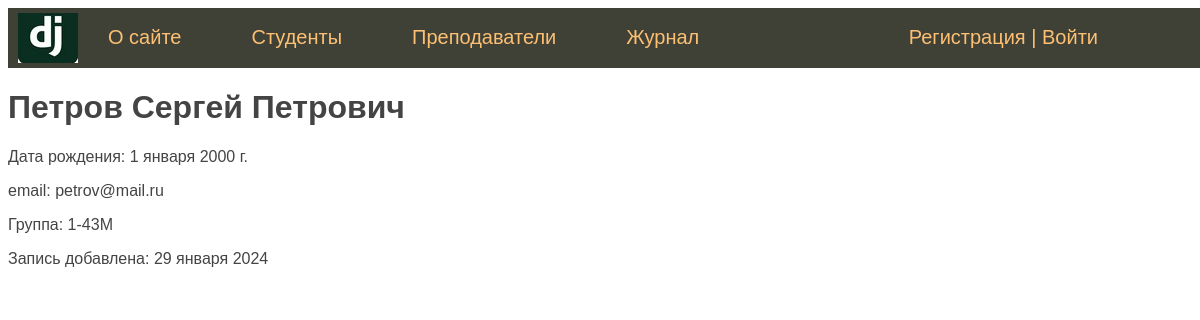
/student/petrov/, run on an earlier commit of the app's database.
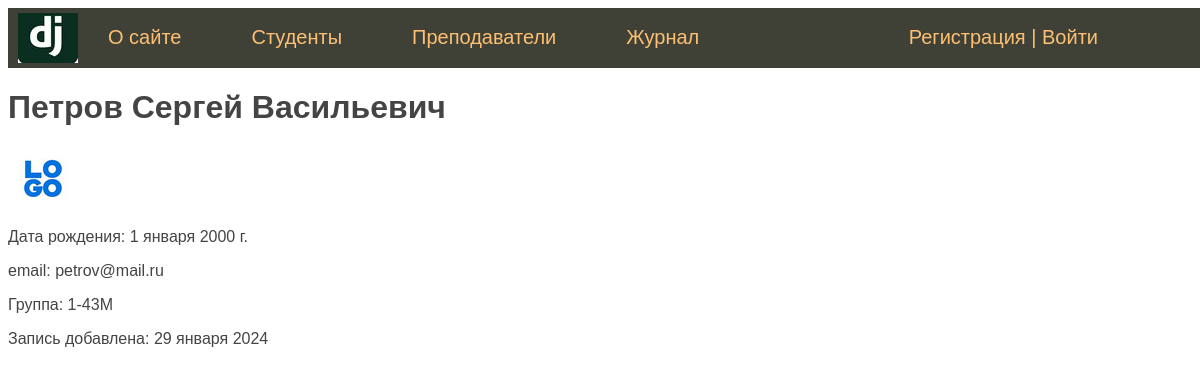
And on a later commit of the database.
### students/models.py (models this page shows, shortened)
class Student(models.Model):
    first_name = models.CharField(verbose_name='Имя', max_length=50)
    last_name = models.CharField(verbose_name='Фамилия', max_length=50)
    middle_name = models.CharField(verbose_name='Отчество', max_length=50)
    email = models.EmailField(verbose_name='e-mail', blank=True)
    birth_date = models.DateField(verbose_name='Дата рождения', default=date(2000, 1, 1))
    created_at = models.DateTimeField(verbose_name='Дата создания', auto_now_add=True)
    updated_at = models.DateTimeField(verbose_name='Дата изменения', auto_now=True)
    is_study = models.BooleanField(verbose_name='Учится', default=True)
    photo = models.ImageField(verbose_name='Фото', upload_to="photos/%Y/%m/%d")
    group = models.ForeignKey('Group', on_delete=models.CASCADE, verbose_name='Группа', related_name='get_students')
    slug = models.SlugField(verbose_name='URL', max_length=255, unique=True, db_index=True)
    user = models.ForeignKey(User, verbose_name='Пользователь', on_delete=models.CASCADE)
    objects = models.Manager()
    class Meta:
        verbose_name = 'Студент'
        verbose_name_plural = 'Студенты'
        ordering = ['last_name', 'first_name']

class Group(models.Model):
    name = models.CharField(verbose_name='Группа', max_length=5)
    course = models.CharField(verbose_name='Курс', max_length=2)
    enrollment_year = models.IntegerField(verbose_name='Год зачисления')
    objects = models.Manager()
    def __str__(self):
        return f'{self.course}-{self.name}'
    class Meta:
        verbose_name = 'Группа'
        verbose_name_plural = 'Группы'

### students/views.py (the view)
# urls.py: path('student/<slug:stud_slug>/', ShowStudent.as_view(), name='student'),
class ShowStudent(DataMixin, DetailView):
    model = Student
    template_name = 'students/student.html'
    slug_url_kwarg = 'stud_slug'
    context_object_name = 'st'
    def get_context_data(self, *, object_list=None, **kwargs):
        context = super().get_context_data(**kwargs)
        auth = self.request.user.is_authenticated
        c_def = self.get_user_context(title='Главная страница', auth=auth)
        return {**context, **c_def}

### students/utils.py (called while the page is built)
    def get_user_context(self, **kwargs):
        context = kwargs
        context['menu'] = menu
        return context

### students/templates/students/student.html (shortened to what this page needs)
{% extends 'students/base.html' %}
{% block content %}
<h1>{{ st.last_name }} {{ st.first_name }} {{ st.middle_name }}</h1>
{% if st.photo %}
    <p><img src="{{ st.photo.url }}" alt="Student photo"></p>
{% endif %}
<p>Дата рождения: {{ st.birth_date }}</p>
<p>email: {{ st.email }}</p>
<p>Группа: {{ st.group }}</p>
<p>Запись добавлена: {{ st.created_at | date:"d E Y" }}</p>
<br>
{% endblock %}

What changed in the data, as far as the page shows it:
changed Student "Петров": middle_name "Петрович" → "Васильевич"; photo: picture added
